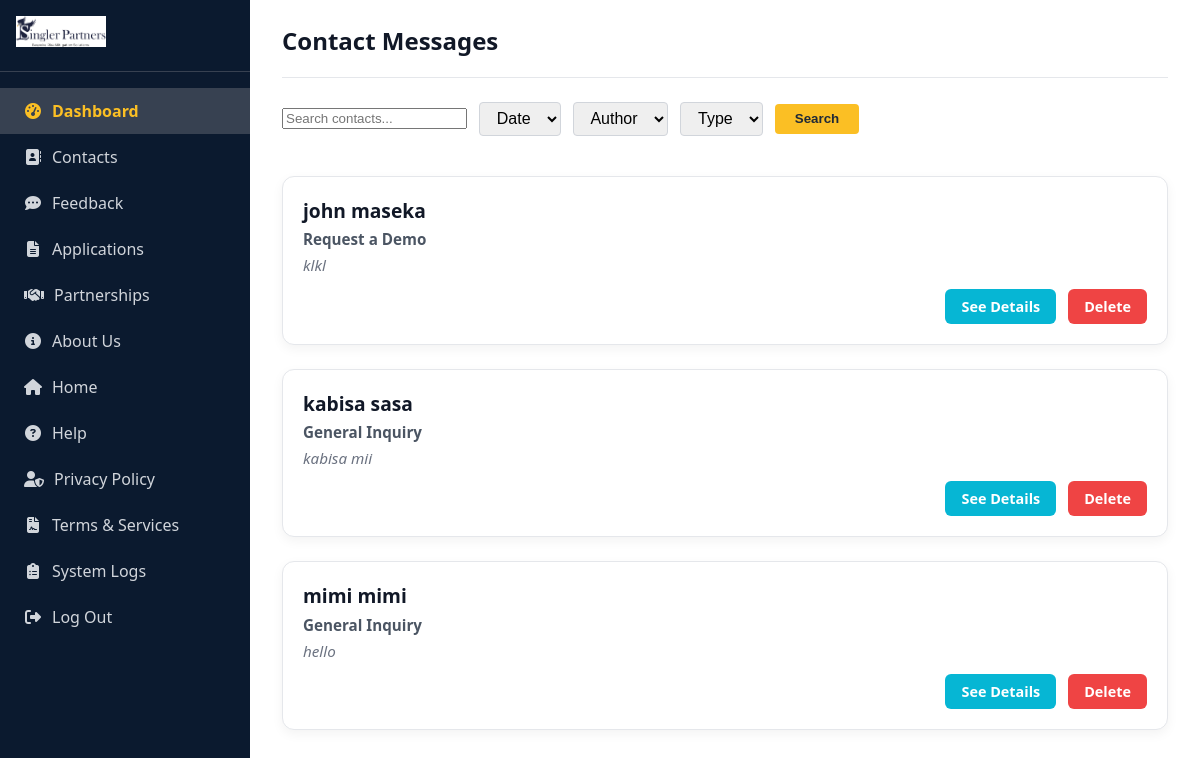
Screenshot of /contact-list/ (signed in) with the database file from the repository.
### contact_app/models.py (models this page shows, shortened)
class ContactInquiry(models.Model):
    SUBJECT_CHOICES = [
        ("General Inquiry", "General Inquiry"),
        ("Partnership Opportunity", "Partnership Opportunity"),
        ("Request a Demo", "Request a Demo"),
        ("Report a Counterfeit Product", "Report a Counterfeit Product"),
        ("Request Support", "Request Support"),
        ("Media / Press Inquiry", "Media / Press Inquiry"),
        ("Other", "Other"),
    ]
    CONTACT_METHOD_CHOICES = [
        ("email", "Email"),
        ("phone", "Phone"),
    ]
    CONTACT_TIME_CHOICES = [
        ("Morning", "Morning"),
        ("Afternoon", "Afternoon"),
        ("Evening", "Evening"),
    ]
    COUNTRY_CHOICES = [
        ("USA", "USA"),
        ("UK", "UK"),
        ("Kenya", "Kenya"),
        ("India", "India"),
        ("Germany", "Germany"),
        ("Other", "Other"),
    ]
    full_name = models.CharField(max_length=255)
    email = models.EmailField()
    phone = models.CharField(max_length=20, blank=True, null=True)
    company = models.CharField(max_length=255, blank=True, null=True)
    subject = models.CharField(max_length=50, choices=SUBJECT_CHOICES)
    contact_method = models.CharField(max_length=10, choices=CONTACT_METHOD_CHOICES, blank=True, null=True)
    contact_time = models.CharField(max_length=20, choices=CONTACT_TIME_CHOICES, blank=True, null=True)
    message = models.TextField()
    attachment = models.FileField(upload_to="contact_attachments/", blank=True, null=True)
    country = models.CharField(max_length=50, choices=COUNTRY_CHOICES, blank=True, null=True)
    city = models.CharField(max_length=100, blank=True, null=True)
    privacy_consent = models.BooleanField(default=False)
    submitted_at = models.DateTimeField(auto_now_add=True)

### auth_app/views.py (the view)
# urls.py: path('contact-list/', views.contact_list_view, name='contact_list'),
@login_required
def contact_list_view(request):
    contacts = ContactInquiry.objects.order_by('-id')
    return render(request, 'auth_app/contact_list.html', {'contacts': contacts})

### auth_app/templates/auth_app/contact_list.html (shortened to what this page needs)
{% load static %}
<!DOCTYPE html>
<html lang="en">
<head>
    <link rel="stylesheet" href="{% static 'css/dashboard.css' %}" />
    <link rel="stylesheet" href="https://cdnjs.cloudflare.com/ajax/libs/font-awesome/6.5.0/css/all.min.css" />
</head>
<body>
<div class="container">
<aside class="sidebar">
  <div class="logo">
    <img src="{% static 'images/logo.png' %}" alt="Singler Partners" />
  </div>
   <nav class="nav-menu" role="navigation" aria-label="Main Navigation">
        <a href="{% url 'dashboard' %}" class="active"><i class="fas fa-tachometer-alt"></i> Dashboard</a>
        <a href="{% url 'contact_list' %}"> <i class="fas fa-address-book"></i> Contacts</a>
        <a href="{% url 'feedback_list' %}"><i class="fas fa-comment-dots"></i> Feedback</a>
        <a href="{% url 'join_list' %}"><i class="fas fa-file-alt"></i> Applications</a>
        <a href="{% url 'partner_list' %}"><i class="fas fa-handshake"></i> Partnerships</a>
        <a href="{% url 'logout_two' %}"><i class="fas fa-info-circle"></i> About Us</a>
        <a href="{% url 'logout_three' %}"><i class="fas fa-house"></i> Home</a>
        <a href="{% url 'help' %}"><i class="fas fa-question-circle"></i> Help</a>
        <a href="{% url 'privacy_policy' %}"><i class="fas fa-user-shield"></i> Privacy Policy</a>
        <a href="{% url 'terms_of_service' %}"><i class="fas fa-file-contract"></i> Terms & Services</a>
        <a href="{% url 'logs_app:logs' %}" class="nav-link-logs"><i class="fas fa-clipboard-list"></i> System Logs</a>
        <a href="{% url 'logout' %}"><i class="fas fa-sign-out-alt"></i> Log Out</a>
    </nav>
</aside>
<main class="main-content">
    <header class="main-header">
        <div class="welcome">
            <h2>Contact Messages</h2>
        </div>
    </header>
    <form method="get" action="{% url 'contact_list' %}" class="filters">
        <input type="text" name="q" placeholder="Search contacts..." value="{{ request.GET.q }}">
        <select name="date"><option>Date</option></select>
        <select name="author"><option>Author</option></select>
        <select name="type"><option>Type</option></select>
        <button type="submit">Search</button>
    </form>
    <div class="articles">
    {% for contact in contacts %}
    <div class="article-item">
        <div class="article-content">
            <h3>{{ contact.full_name }}</h3>
            <p><strong>{{ contact.subject }}</strong></p>
            <p class="desc">{{ contact.message|truncatechars:60 }}</p>
        </div>
        <div class="action-buttons">
            <a href="{% url 'contact_detail' contact.pk %}" class="open-btn">See Details</a>
            <a href="{% url 'contact_delete' contact.pk %}" class="open-btn danger">Delete</a>
        </div>
    </div>
    {% empty %}
    <p>No contact entries found.</p>
    {% endfor %}
</div>
</main>
</div>
</body>
</html>

### static/css/dashboard.css (style rules this page uses)
* { box-sizing: border-box; }
body { margin: 0; font-family: "Segoe UI", Tahoma, Geneva, Verdana, sans-serif; background: #f9f9f9; color: #333; }
.container { display: flex; min-height: 100vh; }
.sidebar { background-color: #0b1a2f; color: #fff; width: 250px; display: flex; flex-direction: column; padding: 1rem 0; position: sticky; top: 0; }
.sidebar .logo { display: flex; align-items: center; padding: 0 1rem 1.5rem 1rem; border-bottom: 1px solid #374151; }
.sidebar .logo img { width: 90px; height: auto; }
.nav-menu { display: flex; flex-direction: column; margin-top: 1rem; }
.nav-menu a { color: #d1d5db; text-decoration: none; padding: 12px 24px; font-size: 1rem; display: flex; align-items: center; gap: 10px; transition: background-color 0.2s ease, color 0.2s ease; user-select: none; }
.nav-menu a i { min-width: 18px; text-align: center; }
.nav-menu a:hover, .nav-menu a.active { background-color: #374151; color: #fbbf24; font-weight: 600; }
.nav-link-logs { margin-top: auto; }
.main-content { flex: 1; padding: 1.5rem 2rem; background-color: #fff; overflow-y: auto; display: flex; flex-direction: column; }
.main-header { display: flex; justify-content: space-between; align-items: center; flex-wrap: wrap; border-bottom: 1px solid #e5e7eb; padding-bottom: 1rem; margin-bottom: 1.5rem; }
.welcome h2 { margin: 0 0 4px 0; font-weight: 700; color: #111827; }
.filters { display: flex; flex-wrap: wrap; gap: 0.75rem; margin-bottom: 1.5rem; align-items: center; }
.filters input[type="search"], .filters select { padding: 0.4rem 0.8rem; font-size: 1rem; border-radius: 4px; border: 1px solid #d1d5db; outline-offset: 2px; }
.filters button { padding: 0.45rem 1.25rem; background-color: #fbbf24; border: none; border-radius: 4px; color: #1f2937; font-weight: 700; cursor: pointer; user-select: none; transition: background-color 0.3s ease; }
.articles { display: grid; grid-template-columns: repeat(auto-fit, minmax(320px, 1fr)); gap: 1.5rem; margin-top: 1rem; }
.article-item { background-color: #ffffff; border: 1px solid #e5e7eb; border-radius: 12px; padding: 1.25rem; box-shadow: 0 4px 12px rgba(0, 0, 0, 0.05); display: flex; flex-direction: column; justify-content: space-between; transition: transform 0.2s ease, box-shadow 0.2s ease; }
.articles { display: flex; flex-direction: column; gap: 1.5rem; margin-top: 1rem; }
.article-item { background-color: #ffffff; border: 1px solid #e5e7eb; border-radius: 12px; padding: 1.25rem; box-shadow: 0 4px 12px rgba(0, 0, 0, 0.05); display: flex; flex-direction: column; transition: transform 0.2s ease, box-shadow 0.2s ease; }
.article-content h3 { margin: 0; font-size: 1.2rem; color: #111827; font-weight: 700; }
.article-content p { margin: 0.35rem 0; color: #4b5563; font-size: 0.95rem; }
.article-content .desc { color: #6b7280; font-style: italic; }
.action-buttons { margin-top: auto; display: flex; justify-content: flex-end; gap: 0.75rem; flex-wrap: wrap; }
.open-btn { background-color: #06b6d4; color: #ffffff; padding: 0.5rem 1rem; text-decoration: none; border-radius: 6px; font-weight: 600; font-size: 0.9rem; transition: background-color 0.3s ease; }
.open-btn.danger { background-color: #ef4444; }

### rows the page displays
ContactInquiry: full_name "john maseka", subject "Request a Demo", message "klkl"
ContactInquiry: full_name "kabisa sasa", subject "General Inquiry", message "kabisa mii"
ContactInquiry: full_name "mimi mimi", subject "General Inquiry", message "hello"
